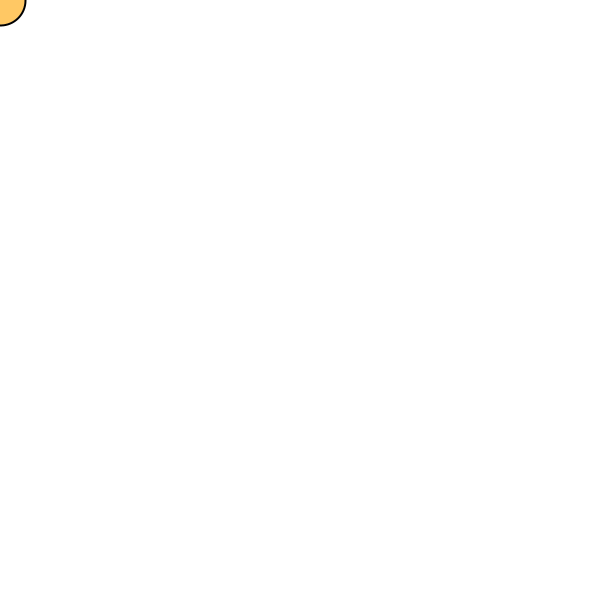
Frame 1 (no input)
Frame 60 (the mouse pressed at the canvas centre just before this capture): identical to frame 1, image omitted
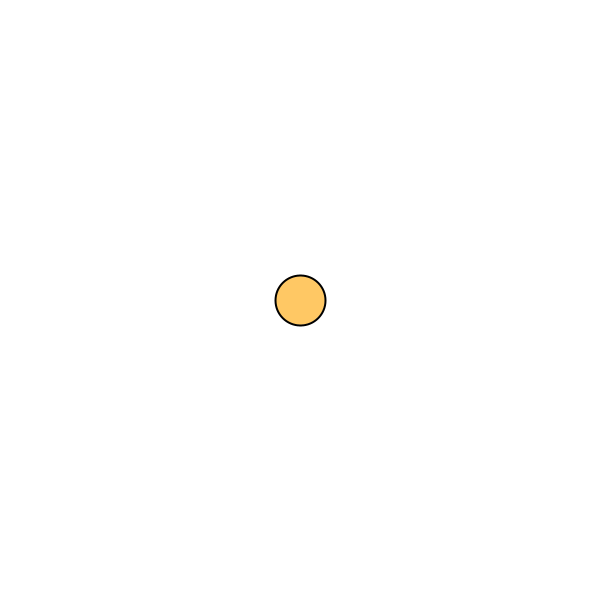
Frame 120 (the mouse held since frame 60 and released just before this capture)

The Processing sketch that drew these frames (run headless with seeded random() and noise(); from frame 60 on, the mouse is pressed at the canvas centre):

// Processing sketch: mouse
// ── mouse.pde
// カーソルに追従して動く円 

void setup() {
  size(600, 600);

  strokeWeight(2);
  fill(255, 200, 100);
}

// 1秒間に約60回実行されるブロック
void draw() {
  background(255, 255, 255);

  // 円の中心がカーソル位置になるので、カーソルに追従して動くように見える
  ellipse(mouseX, mouseY, 50, 50);
}
